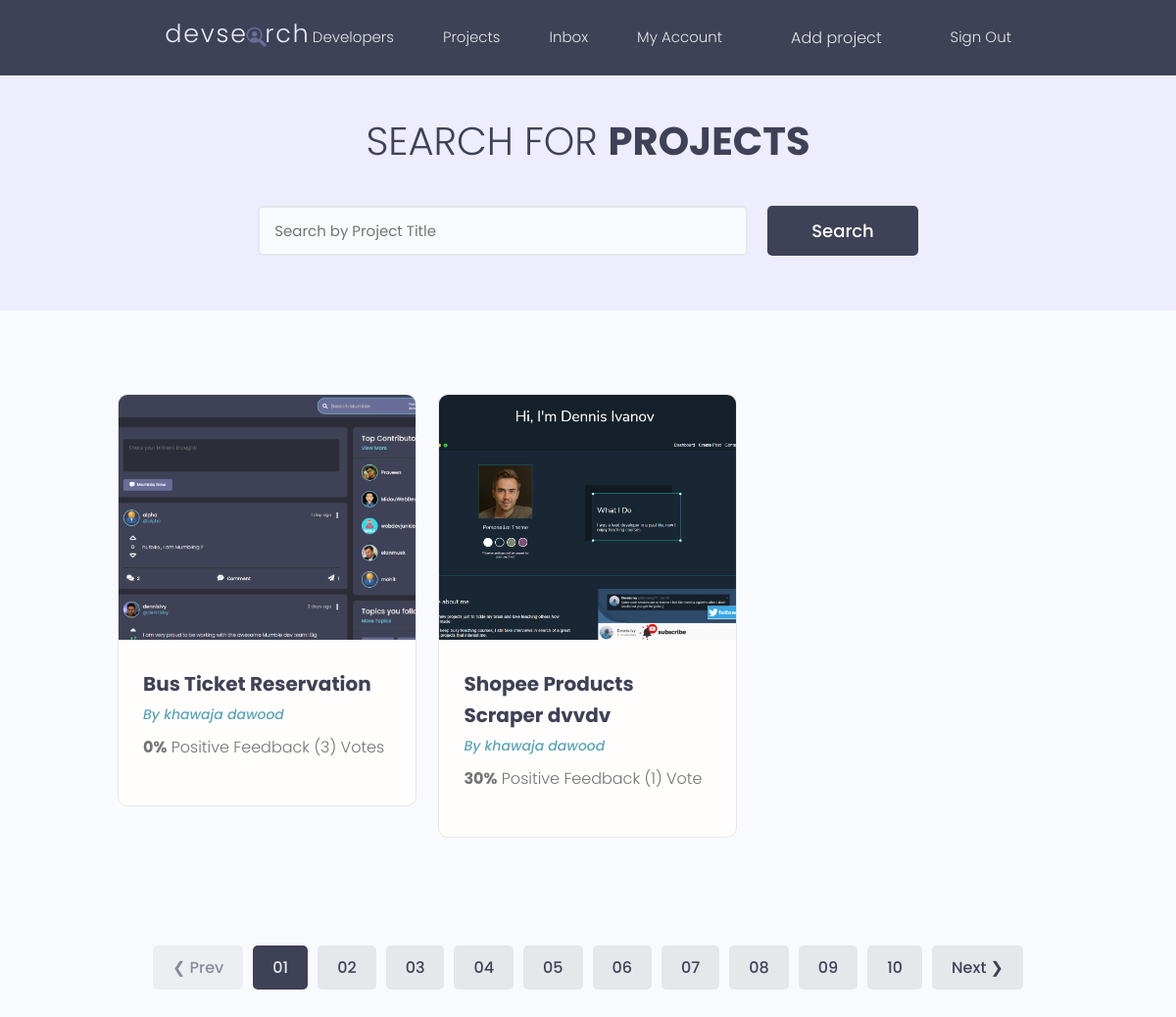
Page / (signed in) on the committed database.
### projects/models.py (models this page shows, shortened)
class Project(models.Model):
    id = models.UUIDField(default=uuid.uuid4, unique=True, primary_key=True, editable=False)
    title = models.CharField(max_length=150, unique=True)
    developer = models.ForeignKey(Profile, max_length=150, on_delete=models.CASCADE, null=True, blank=True)
    featured_image = models.ImageField(null=True, blank=True, default='default.jpg')
    description = models.TextField(null=True, blank=True)
    demo_link = models.CharField(max_length=200, null=True, blank=True, unique=True)
    source_link = models.CharField(max_length=200, null=True, blank=True, unique=True)
    vote_total = models.IntegerField(default=0)
    vote_ratio = models.IntegerField(default=0)
    created = models.DateTimeField(auto_now_add=True)
    tags = models.ManyToManyField('Tag', blank=True)
    active = models.BooleanField(default=True)
    @property
    def imageURL(self):
        try:
            img = self.featured_image.url
        except ValueError:
            img = ''
        return img

class MyUser(AbstractUser):
    roles = (
        ('Student', 'Student'),
        ('Developer', 'Developer'),
        ('Teacher', 'Teacher'),
        ('Admin', 'Admin'),
    )
    id = models.UUIDField(default=uuid.uuid4, unique=True, primary_key=True, editable=False)
    registration_number = models.CharField(max_length=150, unique=True)
    username = models.CharField(max_length=150, unique=True)
    email = models.EmailField(unique=True)
    first_name = models.CharField(max_length=150, blank=True, null=True)
    last_name = models.CharField(max_length=150, blank=True, null=True)
    phone_number = models.PositiveIntegerField(null=True, blank=True)
    user_title = models.CharField(max_length=100, default='Student', help_text='Like Node.js, Python, ROR or Django developer')
    user_roles = models.CharField(max_length=100, default='Student', choices=roles, help_text='By Default is Student. Developer, Teacher, Student')
    about = models.TextField(max_length=300, blank=True, null=True)
    is_staff = models.BooleanField(default=False, verbose_name='Staff',
                                   help_text='Designates whether the user can log into this admin site.',
                                   )
    is_active = models.BooleanField(default=True, verbose_name='Active',
                                    help_text='Designates whether this user should be treated as active. '
                                              'Unselect this instead of deleting accounts.')
    tags = models.ManyToManyField('Tag', blank=True)
    created = models.DateTimeField(auto_now_add=True)
    updated = models.DateTimeField(auto_now=True)
    objects = CustomUserManager()
    EMAIL_FIELD = 'email' """=============================+++++++++++++++++++++============================="""
    USERNAME_FIELD = 'registration_number'
    REQUIRED_FIELDS = ['email', 'username']

### users/models.py (models this page shows, shortened)
class Profile(models.Model):
    user = models.OneToOneField(settings.AUTH_USER_MODEL, on_delete=models.CASCADE, null=True, blank=True)
    bio = models.TextField(blank=True, null=True)
    location = models.CharField(max_length=150, null=True, blank=True)
    profile_image = models.ImageField(upload_to='profile-pics/', default='profile-pics/user-default.png', blank=True, null=True)
    social_github = models.URLField(blank=True, null=True)
    social_linkedin = models.URLField(blank=True, null=True)
    social_stackoverflow = models.URLField(blank=True, null=True)
    social_twitter = models.URLField(blank=True, null=True)
    social_website = models.URLField(blank=True, null=True)
    id = models.UUIDField(default=uuid.uuid4, unique=True, primary_key=True, editable=False)
    created = models.DateTimeField(auto_now_add=True)
    updated = models.DateTimeField(auto_now=True)
    is_active = models.BooleanField(default=True, verbose_name='Active',
                                    help_text='Designates whether this profile should be treated as active. '
                                              'Unselect this instead of deleting accounts.')

### projects/views.py (the view)
# urls.py: path('', include('projects.urls')),
def projects(request):
    project_obj = Project.objects.filter(active=True)
    context = {'projects': project_obj}
    return render(request=request, template_name='projects/projects.html', context=context)

### projects/templates/projects/projects.html (shortened to what this page needs)
{% extends 'main.html' %}
{% block content %}
    <main class="projects">
        <section class="hero-section text-center">
            <div class="container container--narrow">
                <div class="hero-section__box">
                  <h2>Search for <span>Projects</span></h2>
                </div>
                <div class="hero-section__search">
                      <form class="form" action="#" method="get">
                            <div class="form__field">
                                <input class="input input--text" id="formInput#search" type="text" name="text"
                                       placeholder="Search by Project Title" />
                            </div>
                          <input class="btn btn--sub btn--lg" type="submit" value="Search" />
                      </form>
                </div>
            </div>
        </section>
    <section class="projectsList">
        <div class="container">
            <div class="grid grid--three">
                {% for project in projects %}
                    <div class="column">
                        <div class="card project">
                            <a href="{% url 'project' project.id %}" class="project">
                                <img class="project__thumbnail" src="{{ project.imageURL}}" alt="project thumbnail" />
                                <div class="card__body">
                                    <h3 class="project__title">{{ project.title}}</h3>
                                    <p><a class="project__author" href="{% url 'profile' project.developer.id %}">By {{ project.developer.user.get_full_name }}</a></p>
                                    <p class="project--rating">
                                        <span style="font-weight: bold;">{{project.vote_ratio}}%</span> Positive
                                    Feedback ({{project.vote_total}}) Vote{{project.vote_total|pluralize:"s"}}
                                    </p>
                                </div>
                            </a>
                        </div>
                    </div>
                {% endfor %}
        </div>
      </div>
    </section>
    <div class="pagination">
      <ul class="container">
        <li><a href="#" class="btn btn--disabled">&#10094; Prev</a></li>
        <li><a href="#" class="btn btn--sub">01</a></li>
        <li><a href="#" class="btn">02</a></li>
        <li><a href="#" class="btn">03</a></li>
        <li><a href="#" class="btn">04</a></li>
        <li><a href="#" class="btn">05</a></li>
        <li><a href="#" class="btn">06</a></li>
        <li><a href="#" class="btn">07</a></li>
        <li><a href="#" class="btn">08</a></li>
        <li><a href="#" class="btn">09</a></li>
        <li><a href="#" class="btn">10</a></li>
        <li><a href="#" class="btn">Next &#10095;</a></li>
      </ul>
    </div>
  </main>
{% endblock content %}

### Static/CSS/app.css (style rules this page uses)
:root { --color-sub: #2d2d39; }
.btn--sub { background-color: var(--color-sub-light); }
.card { border: 2px solid var(--color-light); }
img { width: 100%; }
.hero-section { height: 40vh; display: flex; align-items: center; background-color: var(--color-sub); }
.hero-section__box { margin-bottom: 4rem; }
.hero-section__box > h2, .hero-section__box > h2 > span { font-size: 4rem; color: var(--color-light); line-height: 1.3; text-transform: uppercase; }
.hero-section__box > h2 { font-weight: 300; }
.hero-section__box > h2 > span { font-weight: 700; }
.hero-section__search > .form { display: flex; align-items: center; justify-content: center; gap: 2rem; }
.hero-section__search > .form input.input--text { width: 50rem; }
.pagination { margin-top: 8rem; margin-bottom: 10rem; }
.pagination > ul { flex-wrap: wrap; list-style: none; display: flex; align-items: center; justify-content: center; gap: 1rem; }
.pagination .btn { color: var(--color-sub); }
.pagination .btn.btn--sub { color: var(--color-light); }
.project__author { font-size: 1.4rem; font-style: italic; }
.project--rating { margin-bottom: 1.6em; margin-top: .5em; }
.projects > .hero-section { background: var(--color-sub-lighter); height: 30vh; }
.projects .hero-section__box { margin-bottom: 2.5rem; }
.projects .hero-section__box > h2 { color: var(--color-sub); }
.projects .hero-section__box > h2 > span { font-weight: 700; color: var(--color-sub); }
.projectsList { margin-top: 8rem; }
.project__thumbnail { object-fit: cover; width: 100%; height: 25rem; object-position: top center; }
.project__title { font-size: 2rem; font-weight: 700; color: var(--color-sub); }

### Static/uikit/styles/modules/_variables.css (style rules this page uses)
:root { --color-main: #5aa5b9; --color-main-light: #e6faff; --color-sub: #3f4156; --color-sub-light: #51546e; --color-sub-lighter: #ededfd; --color-text: #737373; --color-gray: #8b8b8b; --color-light: #e5e7eb; --color-light-gray: #767676; --color-bg: #f8fafd; --color-white: #fffefd; --color-white-light: #f3f3f3; --color-success: #359e64; --color-success-bg: #def8e8; --color-error: #fc4b0b; --color-error-bg: #fff2ee; --font-base: 'Poppins', arial, helvetica, 'Segoe UI', roboto, ubuntu, sans-serif; --font-monospace: 'Fira Code', 'Courier New', courier, monospace; --font-regular: 300; --font-medium: 500; --font-bold: 700; --generic-shadow: 1px 1px 5px #00000010; --generic-transition: all 0.3s ease-in-out; }

### Static/uikit/styles/modules/_base.css (style rules this page uses)
* { margin: 0; padding: 0; box-sizing: border-box; text-rendering: optimizeLegibility; color: inherit; font-size: inherit; }
html { font-size: 50%; }
@media only screen and (min-width: 480px) { html { font-size: 56.25%; } }
@media only screen and (min-width: 1200px) { html { font-size: 62.5%; } }
body { line-height: 1.6; font-weight: 400; font-size: 1.5rem; color: var(--color-text); background-color: var(--color-bg); min-height: 100vh; }

### Static/uikit/styles/modules/_typography.css (style rules this page uses)
* { font-family: var(--font-base); }
h2 { font-size: 3.6rem; font-weight: var(--font-bold); }
h3 { font-size: 3.2rem; font-weight: var(--font-medium); }
p, span, strong { font-size: 1.6rem; color: var(--color-text); font-weight: var(--font-regular); }
a { padding-bottom: 2px; text-decoration: none; display: inline-block; color: var(--color-main); font-weight: var(--font-medium); }

### Static/uikit/styles/modules/_utilities.css (style rules this page uses)
.container { width: 92%; max-width: 165rem; margin: 0 auto; box-sizing: border-box; }
.container--narrow { width: 92%; max-width: 120rem; }
@media screen and (min-width: 1000px) { .container { width: 90%; } }
@media screen and (min-width: 1000px) { .container--narrow { width: 85%; } }
@media screen and (min-width: 1200px) { .container { width: 80%; } }
@media screen and (min-width: 1200px) { .container--narrow { width: 72%; } }
.text-center { text-align: center; }

### Static/uikit/styles/modules/_button.css (style rules this page uses)
.btn { display: inline-block; position: relative; cursor: pointer; background-color: var(--color-light); font-weight: var(--font-medium); color: var(--color-sub); text-decoration: none; padding: 1rem 2rem; border-radius: 0.5rem; border: none; width: -webkit-fit-content; width: -moz-fit-content; width: fit-content; height: -webkit-fit-content; height: -moz-fit-content; height: fit-content; font-size: 1.6rem; outline-width: 0; outline-color: transparent; -webkit-backface-visibility: hidden; backface-visibility: hidden; transition: all 0.3s ease-in-out; }
.btn:disabled, .btn--disabled { cursor: not-allowed; opacity: 0.6; }
.btn--sub { background-color: var(--color-sub); color: var(--color-white); }
.btn--lg { font-size: 1.8rem; padding: 1.2rem 4.5rem; }

### rows in the picture
Project: imageURL (picture), title "Bus Ticket Reservation", developer.user.get_full_name "khawaja dawood", vote_ratio "0", vote_total "3"
Project: imageURL (picture), title "Shopee Products Scraper dvvdv", developer.user.get_full_name "khawaja dawood", vote_ratio "30", vote_total "1"
